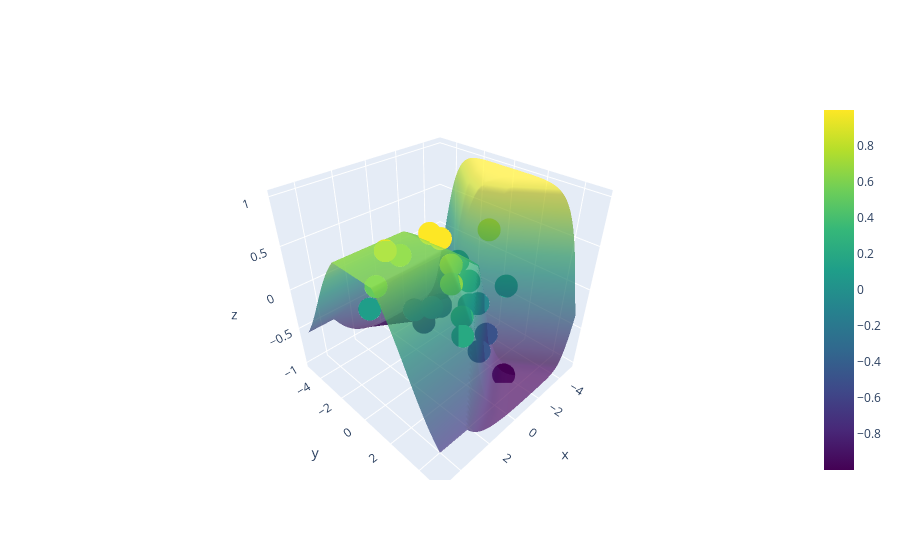

The cell this chart's notebook holds for it:
### Markdown cell above
Open your TensorBoard window and click the refresh button. You should see a graph for both the training and the validation loss.

We can also check the response of our MLP.

### Code cell
show_mlp_response_3d(mlp_1hl, x_val, y_val)
